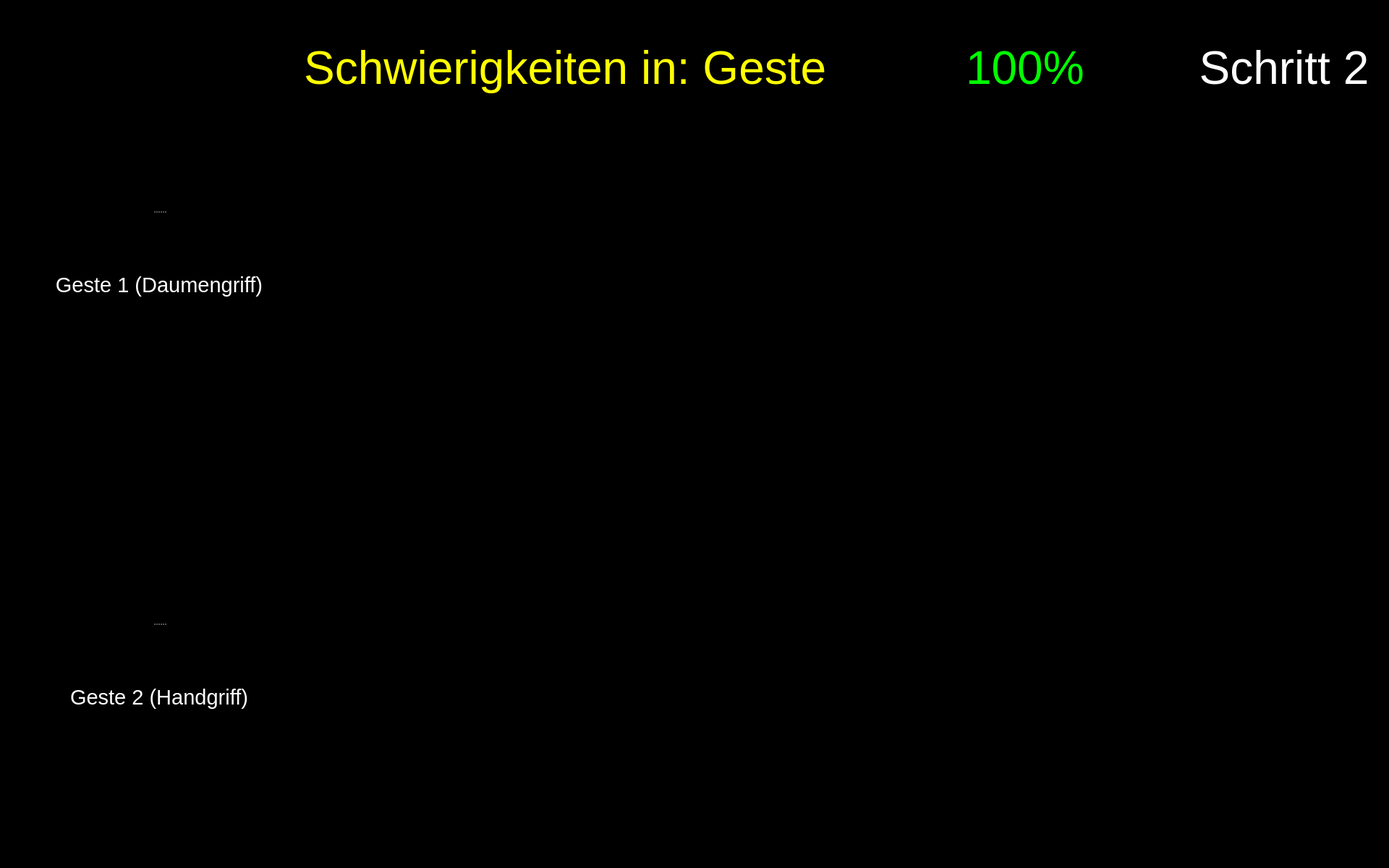
<?xml version="1.0" encoding="UTF-8"?>
<ui version="4.0">
 <class>Form</class>
 <widget class="QWidget" name="Form">
  <property name="geometry">
   <rect>
    <x>0</x>
    <y>0</y>
    <width>1920</width>
    <height>1200</height>
   </rect>
  </property>
  <property name="maximumSize">
   <size>
    <width>1920</width>
    <height>1200</height>
   </size>
  </property>
  <property name="windowTitle">
   <string>Form</string>
  </property>
  <property name="styleSheet">
   <string notr="true">background-color: rgb(0, 0, 0);</string>
  </property>
  <widget class="QPushButton" name="button_nav_left">
   <property name="enabled">
    <bool>true</bool>
   </property>
   <property name="geometry">
    <rect>
     <x>800</x>
     <y>560</y>
     <width>150</width>
     <height>150</height>
    </rect>
   </property>
   <property name="minimumSize">
    <size>
     <width>81</width>
     <height>81</height>
    </size>
   </property>
   <property name="maximumSize">
    <size>
     <width>150</width>
     <height>150</height>
    </size>
   </property>
   <property name="cursor">
    <cursorShape>OpenHandCursor</cursorShape>
   </property>
   <property name="focusPolicy">
    <enum>Qt::WheelFocus</enum>
   </property>
   <property name="contextMenuPolicy">
    <enum>Qt::DefaultContextMenu</enum>
   </property>
   <property name="layoutDirection">
    <enum>Qt::LeftToRight</enum>
   </property>
   <property name="autoFillBackground">
    <bool>false</bool>
   </property>
   <property name="styleSheet">
    <string notr="true"/>
   </property>
   <property name="icon">
    <iconset resource="resources/res.qrc">
     <normaloff>:/buttons/Button Left.svg</normaloff>:/buttons/Button Left.svg</iconset>
   </property>
   <property name="iconSize">
    <size>
     <width>144</width>
     <height>144</height>
    </size>
   </property>
   <property name="autoDefault">
    <bool>false</bool>
   </property>
   <property name="default">
    <bool>false</bool>
   </property>
   <property name="flat">
    <bool>true</bool>
   </property>
  </widget>
  <widget class="QPushButton" name="button_nav_right">
   <property name="enabled">
    <bool>true</bool>
   </property>
   <property name="geometry">
    <rect>
     <x>960</x>
     <y>560</y>
     <width>150</width>
     <height>150</height>
    </rect>
   </property>
   <property name="minimumSize">
    <size>
     <width>81</width>
     <height>81</height>
    </size>
   </property>
   <property name="maximumSize">
    <size>
     <width>150</width>
     <height>150</height>
    </size>
   </property>
   <property name="cursor">
    <cursorShape>OpenHandCursor</cursorShape>
   </property>
   <property name="focusPolicy">
    <enum>Qt::WheelFocus</enum>
   </property>
   <property name="contextMenuPolicy">
    <enum>Qt::DefaultContextMenu</enum>
   </property>
   <property name="layoutDirection">
    <enum>Qt::LeftToRight</enum>
   </property>
   <property name="autoFillBackground">
    <bool>false</bool>
   </property>
   <property name="styleSheet">
    <string notr="true"/>
   </property>
   <property name="icon">
    <iconset resource="resources/res.qrc">
     <normaloff>:/buttons/Button Right.svg</normaloff>:/buttons/Button Right.svg</iconset>
   </property>
   <property name="iconSize">
    <size>
     <width>144</width>
     <height>144</height>
    </size>
   </property>
   <property name="autoDefault">
    <bool>false</bool>
   </property>
   <property name="default">
    <bool>false</bool>
   </property>
   <property name="flat">
    <bool>true</bool>
   </property>
  </widget>
  <widget class="QWidget" name="widget_score" native="true">
   <property name="geometry">
    <rect>
     <x>1180</x>
     <y>20</y>
     <width>450</width>
     <height>150</height>
    </rect>
   </property>
   <widget class="QWidget" name="horizontalLayoutWidget_2">
    <property name="geometry">
     <rect>
      <x>-1</x>
      <y>-1</y>
      <width>451</width>
      <height>152</height>
     </rect>
    </property>
    <layout class="QHBoxLayout" name="horizontalLayout_2">
     <item>
      <widget class="QLabel" name="score_flag">
       <property name="enabled">
        <bool>true</bool>
       </property>
       <property name="sizePolicy">
        <sizepolicy hsizetype="Preferred" vsizetype="Preferred">
         <horstretch>0</horstretch>
         <verstretch>0</verstretch>
        </sizepolicy>
       </property>
       <property name="maximumSize">
        <size>
         <width>150</width>
         <height>150</height>
        </size>
       </property>
       <property name="text">
        <string/>
       </property>
       <property name="pixmap">
        <pixmap resource="resources/res.qrc">:/img/Score Flag.svg</pixmap>
       </property>
      </widget>
     </item>
     <item>
      <widget class="QLabel" name="label_text_score">
       <property name="font">
        <font>
         <pointsize>48</pointsize>
        </font>
       </property>
       <property name="styleSheet">
        <string notr="true">color: rgb(0, 255, 0);</string>
       </property>
       <property name="text">
        <string>&lt;html&gt;&lt;head/&gt;&lt;body&gt;&lt;p&gt;&lt;span style=&quot; color:#00ff00;&quot;&gt;100%&lt;/span&gt;&lt;/p&gt;&lt;/body&gt;&lt;/html&gt;</string>
       </property>
       <property name="alignment">
        <set>Qt::AlignLeading|Qt::AlignLeft|Qt::AlignVCenter</set>
       </property>
       <property name="wordWrap">
        <bool>true</bool>
       </property>
      </widget>
     </item>
    </layout>
   </widget>
  </widget>
  <widget class="QPushButton" name="button_exit">
   <property name="enabled">
    <bool>true</bool>
   </property>
   <property name="geometry">
    <rect>
     <x>1760</x>
     <y>1040</y>
     <width>150</width>
     <height>150</height>
    </rect>
   </property>
   <property name="minimumSize">
    <size>
     <width>81</width>
     <height>81</height>
    </size>
   </property>
   <property name="maximumSize">
    <size>
     <width>150</width>
     <height>150</height>
    </size>
   </property>
   <property name="cursor">
    <cursorShape>OpenHandCursor</cursorShape>
   </property>
   <property name="focusPolicy">
    <enum>Qt::WheelFocus</enum>
   </property>
   <property name="contextMenuPolicy">
    <enum>Qt::DefaultContextMenu</enum>
   </property>
   <property name="icon">
    <iconset resource="resources/res.qrc">
     <normaloff>:/buttons/Button Exit.svg</normaloff>:/buttons/Button Exit.svg</iconset>
   </property>
   <property name="iconSize">
    <size>
     <width>144</width>
     <height>144</height>
    </size>
   </property>
   <property name="autoDefault">
    <bool>false</bool>
   </property>
   <property name="default">
    <bool>false</bool>
   </property>
   <property name="flat">
    <bool>true</bool>
   </property>
  </widget>
  <widget class="QLabel" name="label_plot_2">
   <property name="geometry">
    <rect>
     <x>490</x>
     <y>760</y>
     <width>850</width>
     <height>340</height>
    </rect>
   </property>
   <property name="maximumSize">
    <size>
     <width>1200</width>
     <height>480</height>
    </size>
   </property>
   <property name="font">
    <font>
     <pointsize>48</pointsize>
    </font>
   </property>
   <property name="styleSheet">
    <string notr="true">color: rgb(255, 255, 255);</string>
   </property>
   <property name="text">
    <string/>
   </property>
   <property name="scaledContents">
    <bool>true</bool>
   </property>
  </widget>
  <widget class="QLabel" name="icon_expert_2">
   <property name="enabled">
    <bool>true</bool>
   </property>
   <property name="geometry">
    <rect>
     <x>490</x>
     <y>810</y>
     <width>100</width>
     <height>100</height>
    </rect>
   </property>
   <property name="sizePolicy">
    <sizepolicy hsizetype="Preferred" vsizetype="Preferred">
     <horstretch>0</horstretch>
     <verstretch>0</verstretch>
    </sizepolicy>
   </property>
   <property name="maximumSize">
    <size>
     <width>100</width>
     <height>100</height>
    </size>
   </property>
   <property name="text">
    <string/>
   </property>
   <property name="pixmap">
    <pixmap resource="resources/res.qrc">:/img/Icon Expert.png</pixmap>
   </property>
   <property name="scaledContents">
    <bool>true</bool>
   </property>
  </widget>
  <widget class="QLabel" name="icon_reaction_2">
   <property name="enabled">
    <bool>true</bool>
   </property>
   <property name="geometry">
    <rect>
     <x>1400</x>
     <y>820</y>
     <width>200</width>
     <height>200</height>
    </rect>
   </property>
   <property name="sizePolicy">
    <sizepolicy hsizetype="Preferred" vsizetype="Preferred">
     <horstretch>0</horstretch>
     <verstretch>0</verstretch>
    </sizepolicy>
   </property>
   <property name="maximumSize">
    <size>
     <width>200</width>
     <height>200</height>
    </size>
   </property>
   <property name="text">
    <string/>
   </property>
   <property name="scaledContents">
    <bool>true</bool>
   </property>
  </widget>
  <widget class="QLabel" name="label_plot_1">
   <property name="geometry">
    <rect>
     <x>490</x>
     <y>180</y>
     <width>850</width>
     <height>340</height>
    </rect>
   </property>
   <property name="maximumSize">
    <size>
     <width>1200</width>
     <height>480</height>
    </size>
   </property>
   <property name="font">
    <font>
     <pointsize>48</pointsize>
    </font>
   </property>
   <property name="styleSheet">
    <string notr="true">color: rgb(255, 255, 255);</string>
   </property>
   <property name="text">
    <string/>
   </property>
   <property name="scaledContents">
    <bool>true</bool>
   </property>
  </widget>
  <widget class="QLabel" name="icon_newbie_1">
   <property name="enabled">
    <bool>true</bool>
   </property>
   <property name="geometry">
    <rect>
     <x>490</x>
     <y>380</y>
     <width>100</width>
     <height>100</height>
    </rect>
   </property>
   <property name="sizePolicy">
    <sizepolicy hsizetype="Preferred" vsizetype="Preferred">
     <horstretch>0</horstretch>
     <verstretch>0</verstretch>
    </sizepolicy>
   </property>
   <property name="maximumSize">
    <size>
     <width>100</width>
     <height>100</height>
    </size>
   </property>
   <property name="text">
    <string/>
   </property>
   <property name="pixmap">
    <pixmap resource="resources/res.qrc">:/img/Icon User.png</pixmap>
   </property>
   <property name="scaledContents">
    <bool>true</bool>
   </property>
  </widget>
  <widget class="QLabel" name="image_step">
   <property name="geometry">
    <rect>
     <x>1650</x>
     <y>170</y>
     <width>250</width>
     <height>250</height>
    </rect>
   </property>
   <property name="font">
    <font>
     <pointsize>48</pointsize>
    </font>
   </property>
   <property name="styleSheet">
    <string notr="true">color: rgb(255, 255, 255);</string>
   </property>
   <property name="text">
    <string/>
   </property>
   <property name="pixmap">
    <pixmap resource="resources/res.qrc">:/detected steps/Detected Step2 Button.png</pixmap>
   </property>
   <property name="alignment">
    <set>Qt::AlignCenter</set>
   </property>
   <property name="wordWrap">
    <bool>true</bool>
   </property>
  </widget>
  <widget class="QLabel" name="icon_expert_1">
   <property name="enabled">
    <bool>true</bool>
   </property>
   <property name="geometry">
    <rect>
     <x>490</x>
     <y>220</y>
     <width>100</width>
     <height>100</height>
    </rect>
   </property>
   <property name="sizePolicy">
    <sizepolicy hsizetype="Preferred" vsizetype="Preferred">
     <horstretch>0</horstretch>
     <verstretch>0</verstretch>
    </sizepolicy>
   </property>
   <property name="maximumSize">
    <size>
     <width>100</width>
     <height>100</height>
    </size>
   </property>
   <property name="text">
    <string/>
   </property>
   <property name="pixmap">
    <pixmap resource="resources/res.qrc">:/img/Icon Expert.png</pixmap>
   </property>
   <property name="scaledContents">
    <bool>true</bool>
   </property>
  </widget>
  <widget class="QLabel" name="icon_newbie_2">
   <property name="enabled">
    <bool>true</bool>
   </property>
   <property name="geometry">
    <rect>
     <x>490</x>
     <y>960</y>
     <width>100</width>
     <height>100</height>
    </rect>
   </property>
   <property name="sizePolicy">
    <sizepolicy hsizetype="Preferred" vsizetype="Preferred">
     <horstretch>0</horstretch>
     <verstretch>0</verstretch>
    </sizepolicy>
   </property>
   <property name="maximumSize">
    <size>
     <width>100</width>
     <height>100</height>
    </size>
   </property>
   <property name="text">
    <string/>
   </property>
   <property name="pixmap">
    <pixmap resource="resources/res.qrc">:/img/Icon User.png</pixmap>
   </property>
   <property name="scaledContents">
    <bool>true</bool>
   </property>
  </widget>
  <widget class="QLabel" name="icon_reaction_1">
   <property name="enabled">
    <bool>true</bool>
   </property>
   <property name="geometry">
    <rect>
     <x>1400</x>
     <y>250</y>
     <width>200</width>
     <height>200</height>
    </rect>
   </property>
   <property name="sizePolicy">
    <sizepolicy hsizetype="Preferred" vsizetype="Preferred">
     <horstretch>0</horstretch>
     <verstretch>0</verstretch>
    </sizepolicy>
   </property>
   <property name="maximumSize">
    <size>
     <width>200</width>
     <height>200</height>
    </size>
   </property>
   <property name="text">
    <string/>
   </property>
   <property name="scaledContents">
    <bool>true</bool>
   </property>
  </widget>
  <widget class="QLabel" name="label_trouble">
   <property name="geometry">
    <rect>
     <x>260</x>
     <y>20</y>
     <width>900</width>
     <height>150</height>
    </rect>
   </property>
   <property name="font">
    <font>
     <family>Arial</family>
     <pointsize>48</pointsize>
     <weight>9</weight>
     <italic>false</italic>
     <bold>false</bold>
    </font>
   </property>
   <property name="styleSheet">
    <string notr="true">font: 75 48pt &quot;Arial&quot;;
color: rgb(255, 255, 0);</string>
   </property>
   <property name="text">
    <string>Schwierigkeiten in: Geste </string>
   </property>
   <property name="textFormat">
    <enum>Qt::RichText</enum>
   </property>
   <property name="alignment">
    <set>Qt::AlignRight|Qt::AlignTrailing|Qt::AlignVCenter</set>
   </property>
   <property name="wordWrap">
    <bool>true</bool>
   </property>
  </widget>
  <widget class="QLabel" name="label_text_step">
   <property name="geometry">
    <rect>
     <x>1650</x>
     <y>20</y>
     <width>250</width>
     <height>150</height>
    </rect>
   </property>
   <property name="font">
    <font>
     <family>Arial</family>
     <pointsize>48</pointsize>
     <weight>9</weight>
     <italic>false</italic>
     <bold>false</bold>
    </font>
   </property>
   <property name="styleSheet">
    <string notr="true">font: 75 48pt &quot;Arial&quot;;
color: rgb(255, 255, 255);</string>
   </property>
   <property name="text">
    <string>Schritt 2</string>
   </property>
   <property name="textFormat">
    <enum>Qt::RichText</enum>
   </property>
   <property name="alignment">
    <set>Qt::AlignCenter</set>
   </property>
   <property name="wordWrap">
    <bool>true</bool>
   </property>
  </widget>
  <widget class="QSplitter" name="splitter_3">
   <property name="geometry">
    <rect>
     <x>60</x>
     <y>210</y>
     <width>320</width>
     <height>282</height>
    </rect>
   </property>
   <property name="orientation">
    <enum>Qt::Vertical</enum>
   </property>
   <widget class="QLabel" name="image_required_2">
    <property name="maximumSize">
     <size>
      <width>320</width>
      <height>240</height>
     </size>
    </property>
    <property name="text">
     <string/>
    </property>
    <property name="pixmap">
     <pixmap resource="resources/res.qrc">:/img/step2_gesture1_2.png</pixmap>
    </property>
    <property name="scaledContents">
     <bool>true</bool>
    </property>
   </widget>
   <widget class="QLabel" name="text_required_2">
    <property name="font">
     <font>
      <family>Arial</family>
      <pointsize>22</pointsize>
      <weight>9</weight>
      <italic>false</italic>
      <bold>false</bold>
     </font>
    </property>
    <property name="styleSheet">
     <string notr="true">font: 75 22pt &quot;Arial&quot;;
color: rgb(255, 255, 255);</string>
    </property>
    <property name="text">
     <string>Geste 1 (Daumengriff)</string>
    </property>
    <property name="textFormat">
     <enum>Qt::PlainText</enum>
    </property>
    <property name="alignment">
     <set>Qt::AlignCenter</set>
    </property>
    <property name="wordWrap">
     <bool>true</bool>
    </property>
   </widget>
  </widget>
  <widget class="QSplitter" name="splitter_hide">
   <property name="geometry">
    <rect>
     <x>60</x>
     <y>780</y>
     <width>320</width>
     <height>282</height>
    </rect>
   </property>
   <property name="orientation">
    <enum>Qt::Vertical</enum>
   </property>
   <widget class="QLabel" name="image_required_3">
    <property name="maximumSize">
     <size>
      <width>320</width>
      <height>240</height>
     </size>
    </property>
    <property name="text">
     <string/>
    </property>
    <property name="pixmap">
     <pixmap resource="resources/res.qrc">:/img/step1_gesture2.png</pixmap>
    </property>
    <property name="scaledContents">
     <bool>true</bool>
    </property>
   </widget>
   <widget class="QLabel" name="text_required_3">
    <property name="font">
     <font>
      <family>Arial</family>
      <pointsize>22</pointsize>
      <weight>9</weight>
      <italic>false</italic>
      <bold>false</bold>
     </font>
    </property>
    <property name="styleSheet">
     <string notr="true">font: 75 22pt &quot;Arial&quot;;
color: rgb(255, 255, 255);</string>
    </property>
    <property name="text">
     <string>Geste 2 (Handgriff)</string>
    </property>
    <property name="textFormat">
     <enum>Qt::PlainText</enum>
    </property>
    <property name="alignment">
     <set>Qt::AlignCenter</set>
    </property>
    <property name="wordWrap">
     <bool>true</bool>
    </property>
   </widget>
  </widget>
  <widget class="QLabel" name="no_sign_1">
   <property name="geometry">
    <rect>
     <x>60</x>
     <y>780</y>
     <width>80</width>
     <height>80</height>
    </rect>
   </property>
   <property name="maximumSize">
    <size>
     <width>80</width>
     <height>80</height>
    </size>
   </property>
   <property name="text">
    <string/>
   </property>
   <property name="pixmap">
    <pixmap resource="resources/res.qrc">:/img/No Sign.svg</pixmap>
   </property>
  </widget>
 </widget>
 <resources>
  <include location="resources/res.qrc"/>
  <include location="../en/resources/res.qrc"/>
 </resources>
 <connections/>
</ui>
